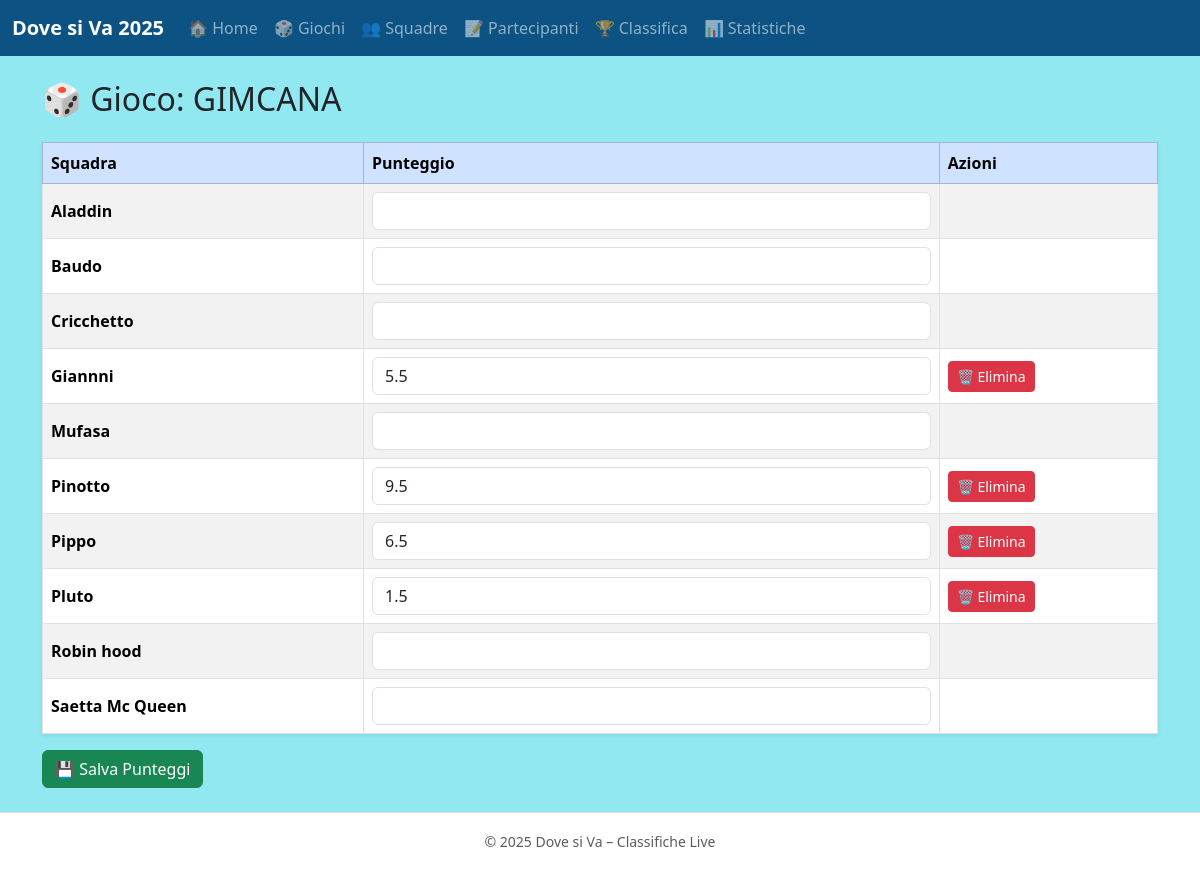
Screenshot of /giochi/1 with the database file from the repository.
### app.py (models this page shows)
class Gioco(db.Model):
    id = db.Column(db.Integer, primary_key=True)
    nome = db.Column(db.String(100), nullable=False, unique=True)
    punteggi = db.relationship("Punteggio", backref="gioco", lazy=True)

class Squadra(db.Model):
    id = db.Column(db.Integer, primary_key=True)
    nome = db.Column(db.String(100), nullable=False, unique=True)
    partecipanti = db.relationship("Partecipante", backref="squadra", lazy=True)
    punteggi = db.relationship("Punteggio", backref="squadra", lazy=True)

class Punteggio(db.Model):
    id = db.Column(db.Integer, primary_key=True)
    punti = db.Column(db.Float, default=0)
    squadra_id = db.Column(db.Integer, db.ForeignKey("squadra.id"), nullable=False)
    gioco_id = db.Column(db.Integer, db.ForeignKey("gioco.id"), nullable=False)

### app.py (the view, shortened to what this page needs)
@app.route("/giochi/<int:gid>", methods=["GET", "POST"])
def gioco_detail(gid):
    gioco = Gioco.query.get_or_404(gid)
    squadre = Squadra.query.order_by(Squadra.nome.asc()).all()  # 👈 squadre in ordine alfabetico
    punteggi = {p.squadra_id: p.punti for p in gioco.punteggi}
    return render_template("gioco_detail.html", gioco=gioco, squadre=squadre, punteggi=punteggi)

### templates/gioco_detail.html (shortened to what this page needs)
{% extends "base.html" %}
{% block content %}
<h2 class="mb-4">🎲 Gioco: {{ gioco.nome }}</h2>
<form method="post">
  <table class="table table-striped table-bordered align-middle shadow-sm">
    <thead class="table-primary">
      <tr>
        <th>Squadra</th>
        <th>Punteggio</th>
        <th>Azioni</th>
      </tr>
    </thead>
    <tbody>
      {% for s in squadre %}
      <tr>
        <td class="fw-bold">{{ s.nome }}</td>
        <td>
          <input type="text" class="form-control" name="punti_{{ s.id }}"
                 value="{{ punteggi.get(s.id, '') }}">
        </td>
        <td>
          {% if s.id in punteggi %}
          <form action="{{ url_for('delete_punteggio', gid=gioco.id, pid=gioco.punteggi|selectattr('squadra_id', 'equalto', s.id)|map(attribute='id')|list|first) }}"
                method="post" style="display:inline;">
            <button type="submit" class="btn btn-sm btn-danger"
                    onclick="return confirm('Vuoi davvero eliminare il punteggio per questa squadra?');">🗑️ Elimina</button>
          </form>
          {% endif %}
        </td>
      </tr>
      {% endfor %}
    </tbody>
  </table>
  <button type="submit" class="btn btn-success">💾 Salva Punteggi</button>
</form>
{% endblock %}

### templates/base.html (style rules this page uses)
body { background-color: #92e8f1; }

### rows the page displays
Gioco: nome "GIMCANA"
Squadra: nome "Aladdin"
Squadra: nome "Baudo"
Squadra: nome "Cricchetto"
Squadra: nome "Giannni"
Punteggio: get "5.5"
Squadra: nome "Mufasa"
Squadra: nome "Pinotto"
Punteggio: get "9.5"
Squadra: nome "Pippo"
Punteggio: get "6.5"
Squadra: nome "Pluto"
Punteggio: get "1.5"
Squadra: nome "Robin hood"
Squadra: nome "Saetta Mc Queen"
